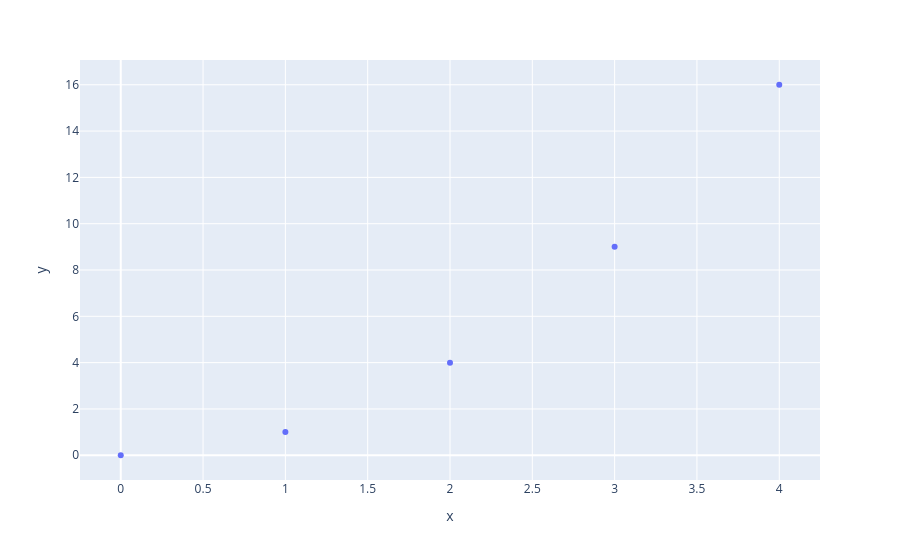

The notebook cell saved with this chart:
### Markdown cell above
plotly express is the easy-to-use, high-level interface to Plotly, which operates on a variety of types of data and produces easy-to-style figures.

### Code cell
# x and y given as array_like objects
import plotly.express as px
fig = px.scatter(x=[0, 1, 2, 3, 4], y=[0, 1, 4, 9, 16])
fig.show()

### Figure 1 — Plotly figure (JSON) as saved in the notebook; plotly's stock layout.template omitted (floating-point values rounded to 4 significant figures)
{"data": [{"hovertemplate": "x=%{x}<br>y=%{y}<extra></extra>", "legendgroup": "", "marker": {"color": "#636efa", "symbol": "circle"}, "mode": "markers", "name": "", "orientation": "v", "showlegend": false, "type": "scatter", "x": [0, 1, 2, 3, 4], "xaxis": "x", "y": [0, 1, 4, 9, 16], "yaxis": "y"}], "layout": {"legend": {"tracegroupgap": 0}, "margin": {"t": 60}, "xaxis": {"anchor": "y", "domain": [0, 1], "title": {"text": "x"}}, "yaxis": {"anchor": "x", "domain": [0, 1], "title": {"text": "y"}}}}
